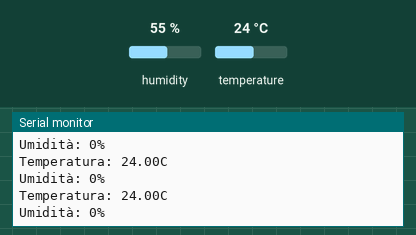
The sketch below on a simulated Arduino Uno, built for the host (arithmetic inside an expression is 32-bit, double 64-bit). On the bench: the last lines printed to the serial monitor. The inputs (shaded band) are chosen by the test bench; at power-on: temperature 24 °C, humidity 55 %.

Above: at 1.2 s.
1.3 s: temperature set to 12 °C
At 2.2 s:
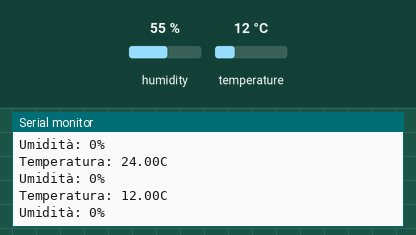
2.8 s: temperature set to 19 °C
At 3.2 s:
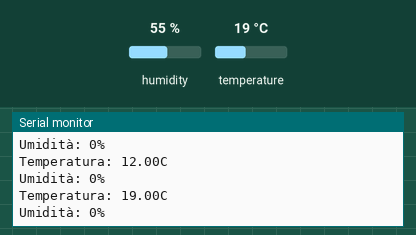
Timing chart, 0 to 5.8 s (numbered marks = the images above; inputs shaded):
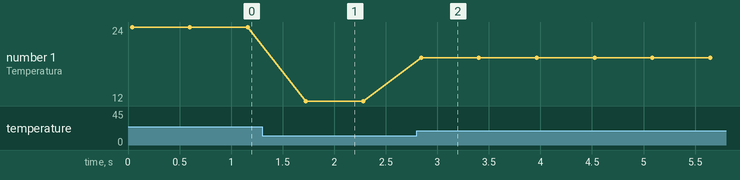

The sketch:

SHT31-test.ino
```cpp
#include <SHT3x.h>
SHT3x Sensor;
void setup() {

  Serial.begin(9600);
  Sensor.Begin();
}

void loop() {

  Sensor.UpdateData();
  Serial.print("Temperatura: ");
  Serial.print(Sensor.GetTemperature());
  Serial.println("C");
  Serial.print("Umidità: ");
  Serial.print(Sensor.GetRelHumidity());
  Serial.println("%");

  delay(500);
}
```

Measured:
- after the input at 1.3 s, the serial monitor: prints a new line after 0.42 s (image 1)
- after the input at 2.8 s, the serial monitor: prints a new line at once (image 2)
- plotted number 1: 24 → 12 after the input at 1.3 s, 12 → 19 after the input at 2.8 s
